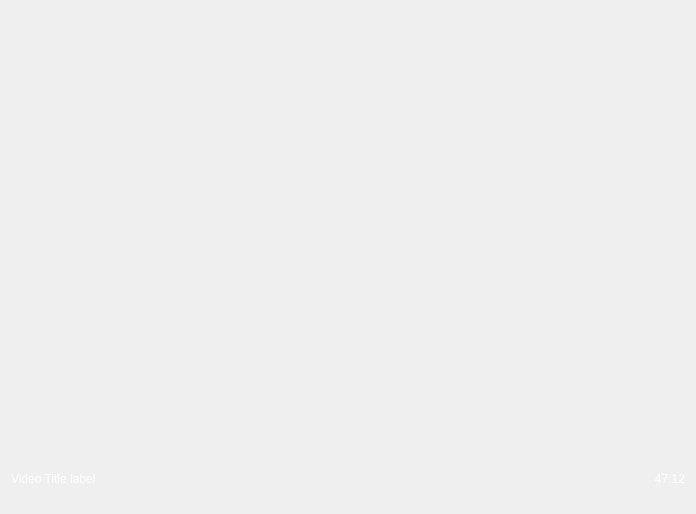
<?xml version="1.0" encoding="UTF-8"?>
<ui version="4.0">
 <class>VideoThumbnailWidget</class>
 <widget class="QWidget" name="VideoThumbnailWidget">
  <property name="geometry">
   <rect>
    <x>0</x>
    <y>0</y>
    <width>696</width>
    <height>514</height>
   </rect>
  </property>
  <property name="sizePolicy">
   <sizepolicy hsizetype="Expanding" vsizetype="Preferred">
    <horstretch>0</horstretch>
    <verstretch>0</verstretch>
   </sizepolicy>
  </property>
  <property name="windowTitle">
   <string>Form</string>
  </property>
  <layout class="QVBoxLayout" name="verticalLayout_2" stretch="9,1">
   <item>
    <layout class="QVBoxLayout" name="verticalLayout" stretch="1">
     <item>
      <widget class="QLabel" name="thumbnailWidget">
       <property name="sizePolicy">
        <sizepolicy hsizetype="Preferred" vsizetype="Preferred">
         <horstretch>0</horstretch>
         <verstretch>0</verstretch>
        </sizepolicy>
       </property>
       <property name="text">
        <string/>
       </property>
      </widget>
     </item>
    </layout>
   </item>
   <item>
    <layout class="QHBoxLayout" name="horizontalLayout" stretch="1,0">
     <item>
      <widget class="QLabel" name="vidTitleLabel">
       <property name="sizePolicy">
        <sizepolicy hsizetype="Preferred" vsizetype="Preferred">
         <horstretch>0</horstretch>
         <verstretch>0</verstretch>
        </sizepolicy>
       </property>
       <property name="styleSheet">
        <string notr="true">color: rgb(255, 255, 255);</string>
       </property>
       <property name="text">
        <string>Video Title label</string>
       </property>
       <property name="margin">
        <number>5</number>
       </property>
      </widget>
     </item>
     <item>
      <widget class="QLabel" name="vidLengthLabel">
       <property name="styleSheet">
        <string notr="true">color: rgb(255, 255, 255);</string>
       </property>
       <property name="text">
        <string>47:12</string>
       </property>
       <property name="alignment">
        <set>Qt::AlignRight|Qt::AlignTrailing|Qt::AlignVCenter</set>
       </property>
       <property name="margin">
        <number>5</number>
       </property>
      </widget>
     </item>
    </layout>
   </item>
  </layout>
 </widget>
 <resources/>
 <connections/>
</ui>
